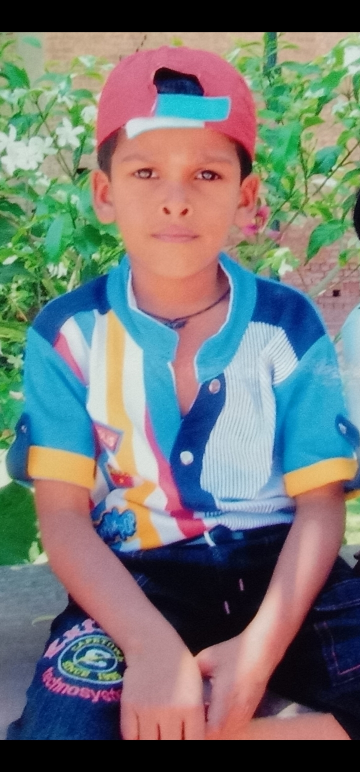
#> input picture vjk.jpeg, 720 x 1544 px (shown at 1/2 size)
$ jupyter execute ex4.ipynb
#> lines starting #> are read from the running program, lines starting #| are printed output that depends on the picture
[cell 1]
import cv2
import numpy as np
import matplotlib.pyplot as plt

img = cv2.imread("vjk.jpeg")
#> img is the input picture: shape (1544, 720, 3); mean B, G, R 117.4, 118.8, 114.3

if img is None:
    print("Error: Image not found")
    exit()

img_rgb = cv2.cvtColor(img, cv2.COLOR_BGR2RGB)

height, width = img.shape[:2]
#> height = 1544; width = 720


translation_matrix = np.float32([
    [1, 0, 50],
    [0, 1, 80]
])

translated = cv2.warpAffine(img, translation_matrix, (width, height))
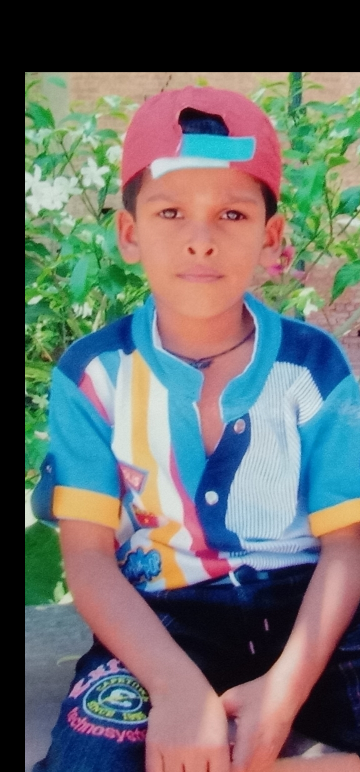
#> translated: shape (1544, 720, 3) (shown at 1/2 size); mean B, G, R 109.1, 110.2, 106.3

translated_rgb = cv2.cvtColor(translated, cv2.COLOR_BGR2RGB)


plt.figure(figsize=(10,5))

plt.subplot(1,2,1)
plt.imshow(img_rgb)
plt.title("Original Image")
plt.axis("off")

plt.subplot(1,2,2)
plt.imshow(translated_rgb)
plt.title("Translated Image")
plt.axis("off")

plt.show()

downscaled = cv2.resize(img, None, fx=0.5, fy=0.5)

upscaled = cv2.resize(img, None, fx=2, fy=2)


plt.figure(figsize=(12,5))

plt.subplot(1,3,1)
plt.imshow(img_rgb)
plt.title("Original Image")
plt.axis("off")

plt.subplot(1,3,2)
plt.imshow(cv2.cvtColor(downscaled, cv2.COLOR_BGR2RGB))
plt.title("Downscaled 0.5x")
plt.axis("off")

plt.subplot(1,3,3)
plt.imshow(cv2.cvtColor(upscaled, cv2.COLOR_BGR2RGB))
plt.title("Upscaled 2x")
plt.axis("off")

plt.show()

shear_horizontal = np.float32([
    [1, 0.5, 0],
    [0, 1, 0]
])

horizontal_shear = cv2.warpAffine(
    img,
    shear_horizontal,
    (width + int(height*0.5), height)
)
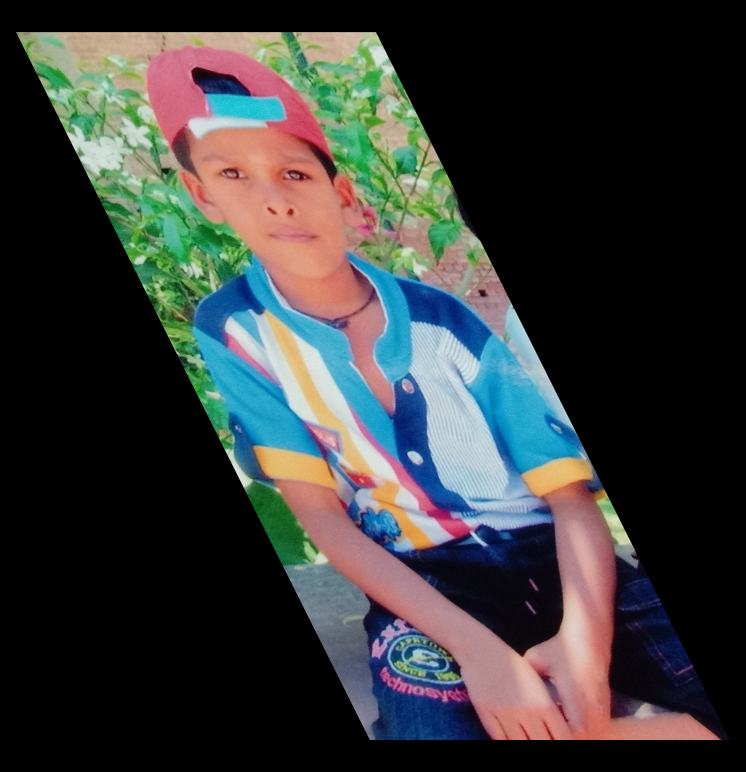
#> horizontal_shear: shape (1544, 1492, 3) (shown at 1/2 size); mean B, G, R 56.7, 57.4, 55.2


shear_vertical = np.float32([
    [1, 0, 0],
    [0.5, 1, 0]
])

vertical_shear = cv2.warpAffine(
    img,
    shear_vertical,
    (width, height + int(width*0.5))
)
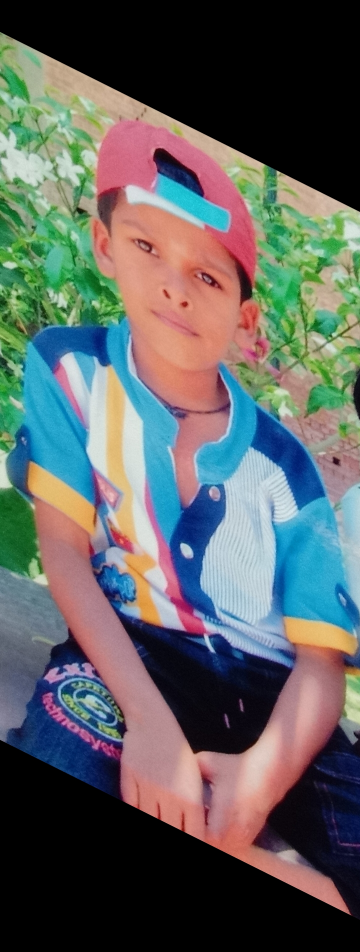
#> vertical_shear: shape (1904, 720, 3) (shown at 1/2 size); mean B, G, R 95.3, 96.5, 92.8


plt.figure(figsize=(12,5))

plt.subplot(1,3,1)
plt.imshow(img_rgb)
plt.title("Original Image")
plt.axis("off")

plt.subplot(1,3,2)
plt.imshow(cv2.cvtColor(horizontal_shear, cv2.COLOR_BGR2RGB))
plt.title("Horizontal Shearing")
plt.axis("off")

plt.subplot(1,3,3)
plt.imshow(cv2.cvtColor(vertical_shear, cv2.COLOR_BGR2RGB))
plt.title("Vertical Shearing")
plt.axis("off")

plt.show()


horizontal_flip = cv2.flip(img, 1)
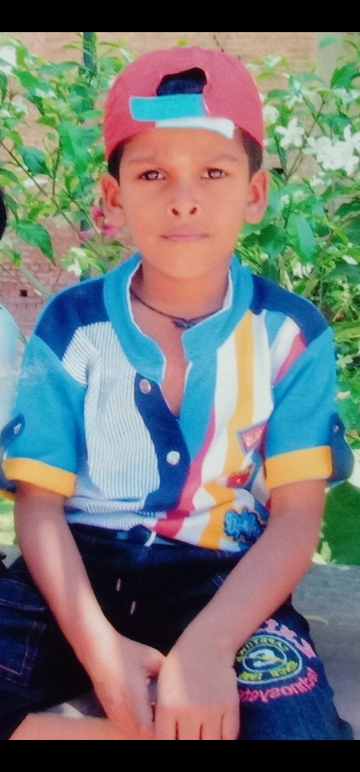
#> horizontal_flip: shape (1544, 720, 3) (shown at 1/2 size); mean B, G, R 117.4, 118.8, 114.3

vertical_flip = cv2.flip(img, 0)
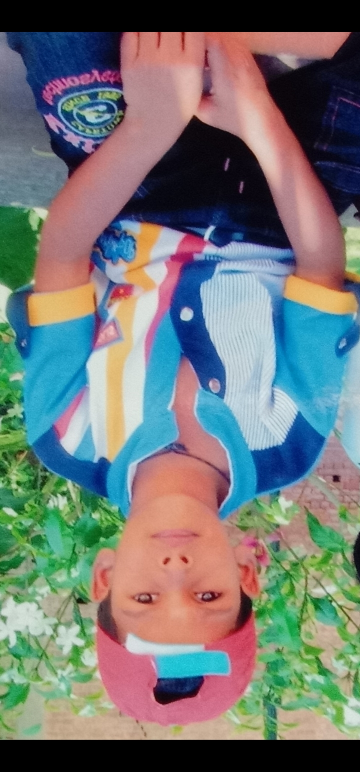
#> vertical_flip: shape (1544, 720, 3) (shown at 1/2 size); mean B, G, R 117.4, 118.8, 114.3

both_flip = cv2.flip(img, -1)
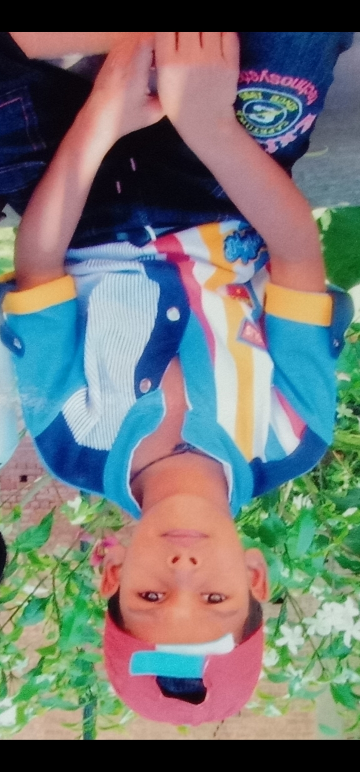
#> both_flip: shape (1544, 720, 3) (shown at 1/2 size); mean B, G, R 117.4, 118.8, 114.3


plt.figure(figsize=(12,5))

plt.subplot(1,4,1)
plt.imshow(img_rgb)
plt.title("Original")
plt.axis("off")

plt.subplot(1,4,2)
plt.imshow(cv2.cvtColor(horizontal_flip, cv2.COLOR_BGR2RGB))
plt.title("Horizontal Flip")
plt.axis("off")

plt.subplot(1,4,3)
plt.imshow(cv2.cvtColor(vertical_flip, cv2.COLOR_BGR2RGB))
plt.title("Vertical Flip")
plt.axis("off")

plt.subplot(1,4,4)
plt.imshow(cv2.cvtColor(both_flip, cv2.COLOR_BGR2RGB))
plt.title("Both Axis Flip")
plt.axis("off")

plt.show()
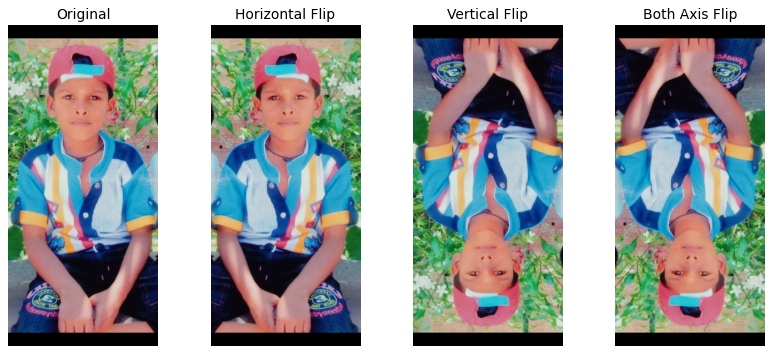
#> figure drawn by matplotlib, 4 panels


center = (width//2, height//2)
#> center = (360, 772)


rotation_45_matrix = cv2.getRotationMatrix2D(
    center,
    45,
    1
)

rotated_45 = cv2.warpAffine(
    img,
    rotation_45_matrix,
    (width,height)
)
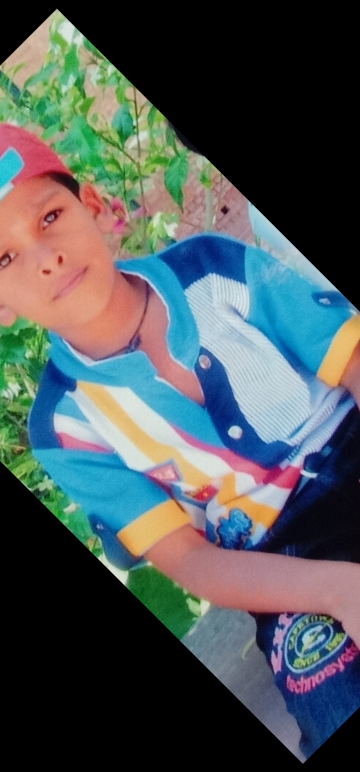
#> rotated_45: shape (1544, 720, 3) (shown at 1/2 size); mean B, G, R 86.9, 85.4, 76.6


rotation_90_matrix = cv2.getRotationMatrix2D(
    center,
    90,
    1
)

rotated_90 = cv2.warpAffine(
    img,
    rotation_90_matrix,
    (width,height)
)
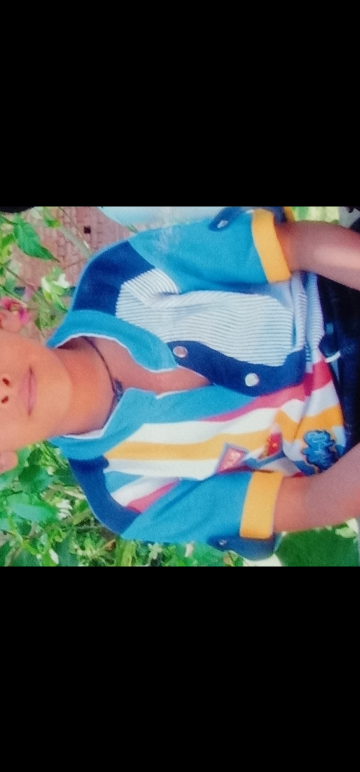
#> rotated_90: shape (1544, 720, 3) (shown at 1/2 size); mean B, G, R 67.7, 66.1, 55.8


plt.figure(figsize=(10,5))

plt.subplot(1,3,1)
plt.imshow(img_rgb)
plt.title("Original Image")
plt.axis("off")

plt.subplot(1,3,2)
plt.imshow(cv2.cvtColor(rotated_45, cv2.COLOR_BGR2RGB))
plt.title("45 Degree Rotation")
plt.axis("off")

plt.subplot(1,3,3)
plt.imshow(cv2.cvtColor(rotated_90, cv2.COLOR_BGR2RGB))
plt.title("90 Degree Rotation")
plt.axis("off")

plt.show()
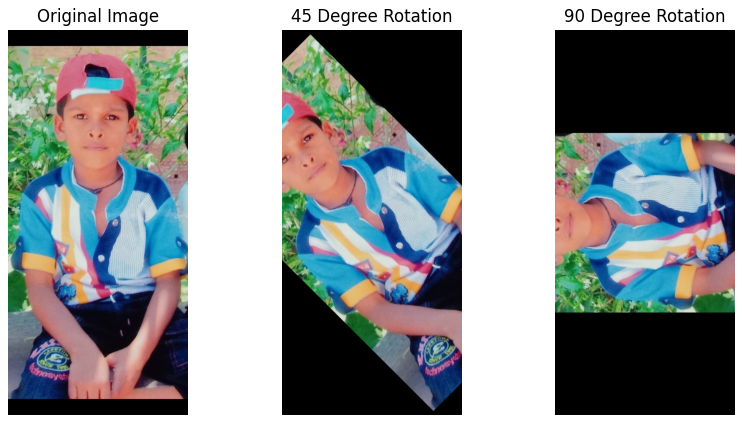
#> figure drawn by matplotlib, 3 panels
